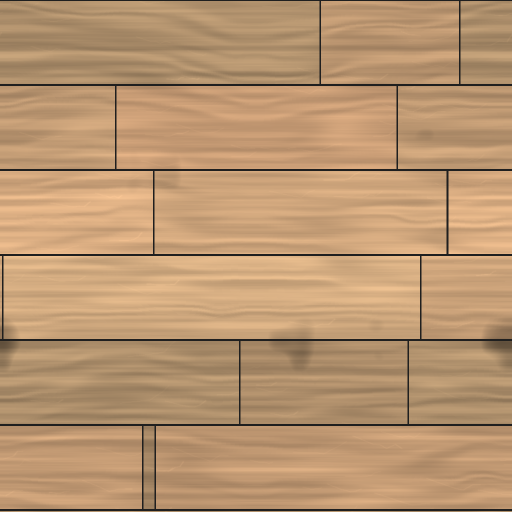
#> input picture art/props/source/NH_Boards_color.png, 1024 x 1024 px, given in place of NH_Iron_color.png, which was not available (shown at 1/2 size)
$ python make_belltower.py
#> lines starting #> are read from the running program, lines starting #| are printed output that depends on the picture
### art/ui/hud/make_health_pbr.py
"""PBR health bar for the KitHud (Nightmare Highschool), baked to images.

Roblox UI can't light textures live, so each piece is lit here once: a height field and material mask are
built in 2D, normals come from the height plus the school's seamless PBR detail normals (art/props/source),
and every pixel is shaded with GGX specular + Lambert diffuse from albedo / roughness / metalness maps,
a warm key light from the top-left, a cool fill, a candle rim from below and a simple environment
reflection for the metals. Ambient occlusion comes from the height field.

Pieces (art/ui/hud/out/health_v2/):
  frame.png   2400x200  the whole bar frame for a 600x50 bar (12:1): hammered iron bands with scratched-brass
                        beads and rivets, pointed gothic end pieces with a brass spike and a crimson gem, brass
                        collars where the orb sits. The window (where the fill shows) is transparent.
  fill.png     768x144  the fill tile (192:36, tiles horizontally): greyscale blood-glass with veins, bubbles
                        and a glassy highlight. The HUD tints it (crimson; other colours for other states).
  orb_ring.png 512x512  the orb's ring: brass with a raised bead, rivets and four quatrefoil studs
  orb_glass.png 512x512 the orb's glass: a glossy greyscale sphere (tinted by the HUD)
  preview.png           the pieces assembled over a dark backdrop

  python make_health_pbr.py
"""
from pathlib import Path

import numpy as np
from PIL import Image, ImageDraw
from scipy import ndimage

HERE = Path(__file__).resolve().parent
SRC = HERE.parents[1] / "props" / "source"
OUT = HERE / "out" / "health_v2"
OUT.mkdir(parents=True, exist_ok=True)


# ---------------------------------------------------------------- material maps
def load_map(name, kind, size, period):
    """A seamless map resampled so one repeat spans `period` px, tiled over `size` (w, h)."""
#> called with name = 'Iron', kind = 'color', size = (640, 640), period = 320
    im = Image.open(SRC / f"NH_{name}_{kind}.png").convert("RGB").resize((period, period), Image.LANCZOS)
    a = np.array(im, np.float32) / 255.0
    w, h = size
    reps = (h // period + 1, w // period + 1, 1)
    return np.tile(a, reps)[:h, :w]
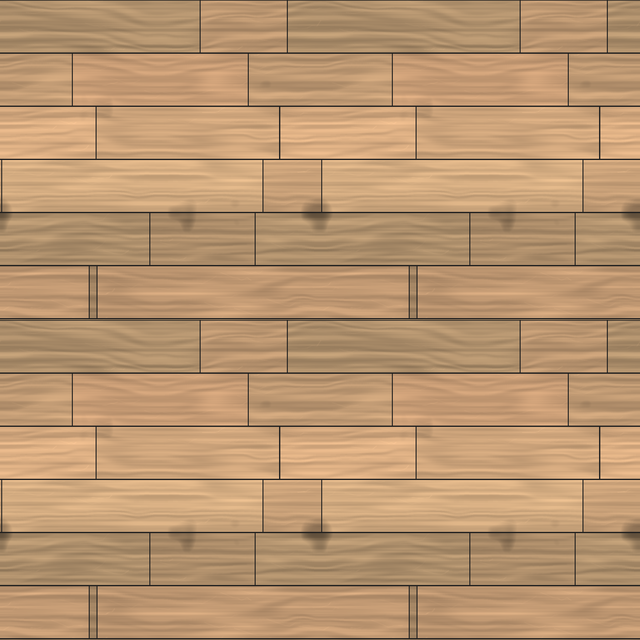
#> returned value: shape (640, 640, 3) float32; mean of channels 0, 1, 2 0.73, 0.588, 0.442; drawn as R, G, B


def srgb_to_lin(c):
    return np.where(c <= 0.04045, c / 12.92, ((c + 0.055) / 1.055) ** 2.4)
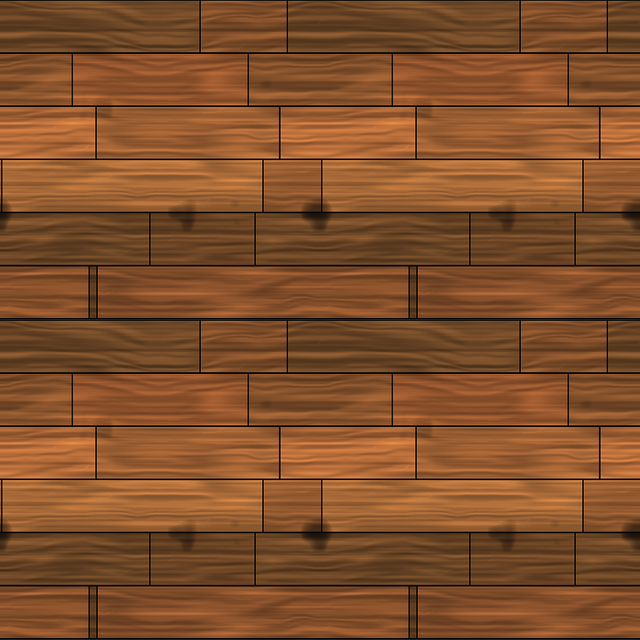
#> returned value: shape (640, 640, 3) float32; mean of channels 0, 1, 2 0.511, 0.315, 0.169; drawn as R, G, B


def lin_to_srgb(c):
    c = np.clip(c, 0, 1)
    return np.where(c <= 0.0031308, c * 12.92, 1.055 * c ** (1 / 2.4) - 0.055)


def material(name, size, period, tint=(1, 1, 1), rough_mul=1.0, rough_add=0.0, metal=None):
    col = srgb_to_lin(load_map(name, "color", size, period)) * np.array(tint, np.float32)
    nrm = load_map(name, "normal", size, period) * 2 - 1
#> call 2 of load_map, with name = 'Iron', kind = 'normal', size = (640, 640), period = 320
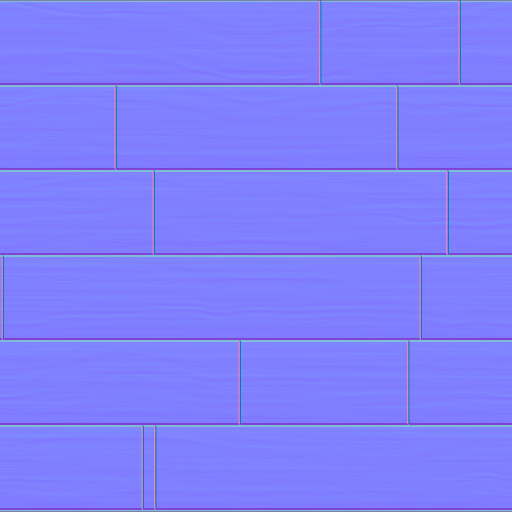
#> input picture art/props/source/NH_Boards_normal.png, 1024 x 1024 px, given in place of NH_Iron_normal.png, which was not available (shown at 1/2 size)
#> in load_map (call 2), `im = Image.open(SRC / f"NH_{name}_{kind}.png").convert("RGB").resize((..`:
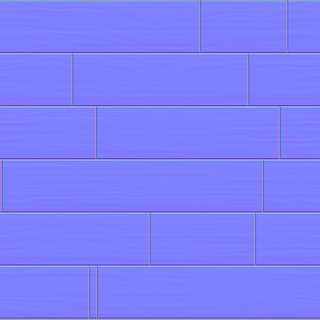
#> im: PIL image 320x320 RGB; mean R, G, B 127.5, 127.6, 251.9
#> in load_map (call 2), `return np.tile(a, reps)[:h, :w]`:
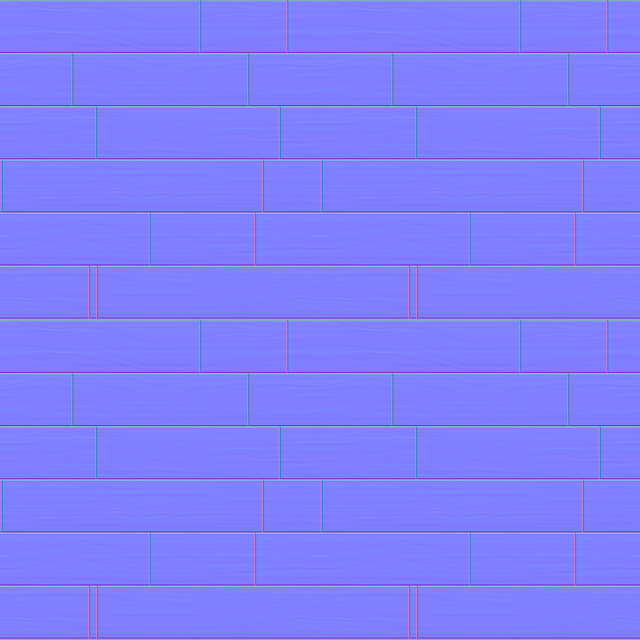
#> returned value: shape (640, 640, 3) float32; mean of channels 0, 1, 2 0.5, 0.501, 0.988; drawn as R, G, B
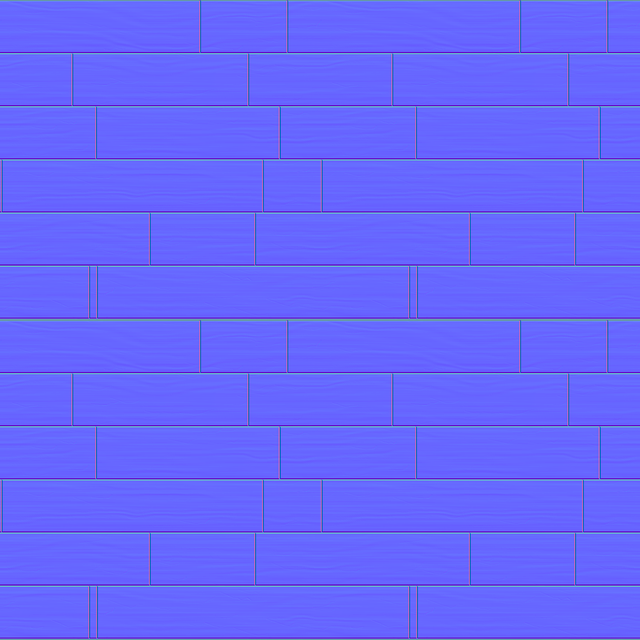
#> nrm: shape (640, 640, 3) float32; mean of channels 0, 1, 2 -3.61e-05, 0.00113, 0.975; drawn with min black and max white
    rough = np.clip(load_map(name, "rough", size, period)[..., 0] * rough_mul + rough_add, 0.04, 1)
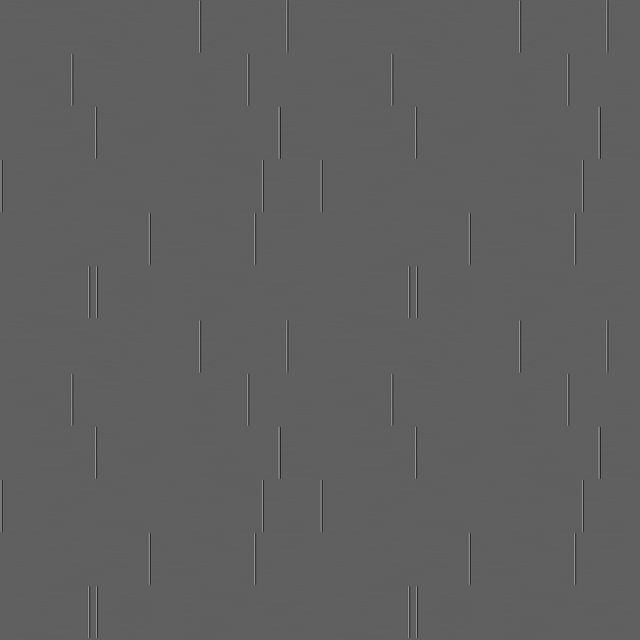
#> rough: shape (640, 640) float32; min 0.132, max 0.603, mean 0.375
    met = load_map(name, "metal", size, period)[..., 0] if metal is None else np.full(size[::-1], metal, np.float32)
    return col, nrm, rough, met


# ---------------------------------------------------------------- shading
def normalize(v):
    return v / (np.linalg.norm(v, axis=-1, keepdims=True) + 1e-8)


LIGHTS = [  # direction to the light (x right, y DOWN, z toward the viewer), colour, intensity
    (normalize(np.array([-0.55, -0.65, 0.55])), np.array([1.0, 0.9, 0.78]), 3.4),
    (normalize(np.array([0.6, 0.35, 0.7])), np.array([0.55, 0.62, 0.9]), 0.7),
    (normalize(np.array([0.0, 0.95, 0.3])), np.array([1.0, 0.55, 0.28]), 0.8),
]


# [40 lines left out: functions shade, normals_from, not called in this run]


def ao_from(Hf, sigma, k):
    blur = ndimage.gaussian_filter(Hf, sigma)
    return np.clip(1 - np.clip(blur - Hf, 0, None) * k, 0.35, 1)


def dome(mask_dist, r):
    t = np.clip(mask_dist / r, 0, 1)
    return np.sqrt(1 - (1 - t) ** 2)


# [237 lines left out: functions save, polymask, frame, periodic_noise, fill, orb_ring and 2 more, not called in this run]


# [5 lines that do not run on import are left out]

### art/ui/hud/make_belltower.py
"""The Bell Tower: concept art for the notoriety (Bells), clock, discipline and quest HUD (Nightmare Highschool).

Design: docs/superpowers/specs/2026-11-20-notoriety-timetable-discipline-ui-design.md (direction A).
Baked with the same PBR shader as the Thornrose health bar (make_health_pbr.py): height field -> normals plus the
school's seamless detail maps (art/props/source), GGX + Lambert, warm key, cool fill, candle rim, AO.

Pieces (art/ui/hud/out/belltower/), all original:
  Dial.png          640x640  cast-brass day dial; the rim is today's timetable (crimson enamel class periods, brass
                             breaks, a blackened-iron curfew band with stars); a window for the moon icon
  DialHand.png      640x640  the brass hand (points up; rotated in game)
  BellHollow.png    256x256  a bell that isn't sure who you are (blackened iron, brass lip)
  BellTarnished.png 256x256  a partial description (verdigris brass)
  BellLit.png       256x256  seen (hot polished brass with a candle glow at the mouth)
  BellGlow.png      256x256  greyscale halo behind a lit bell
  BellRail.png     1400x220  the forged arm the five bells hang from, with a wall plate and scroll
  Note*.png         200x200  witness-note tokens: Face, Outfit, Form, Clique, Weapon, Companion
  Seal.png          256x256  greyscale wax conduct seal (tinted per level in game); SealBroken.png for Suspension
  Slip.png          420x150  a detention slip (paper, red rule, brass eyelet); text is live
  LeadCard.png     1000x300  the parchment lead card in its brass hinge clip, with a crimson ribbon
  PipEmpty / PipFang 96x96   quest progress pips
  TowerPlate.png    600x200  blackened-iron plate with a brass bead (9-slice, centre 60..540 x 60..140)
  Candle.png        128x192  a search-ring candle for the map (and direction C's candelabra)
  Seal<Level>.png            Seal tinted per level, for the mockups only

  python make_belltower.py
"""
import math
from pathlib import Path

import numpy as np
from PIL import Image, ImageDraw
from scipy import ndimage

import make_health_pbr as P

HERE = Path(__file__).resolve().parent
OUT = HERE / "out" / "belltower"
OUT.mkdir(parents=True, exist_ok=True)


# [5 lines left out: function save, not called in this run]


def dist(m):
    return ndimage.distance_transform_edt(m > 0.5).astype(np.float32)


def soft(m, s=0.8):
    return np.clip(ndimage.gaussian_filter(m, s), 0, 1)


def mats(W, H, period=256):
    iron = P.material("Iron", (W, H), period, tint=(0.24, 0.23, 0.26), rough_mul=0.75)
    brass = P.material("Brass", (W, H), period, tint=(1.0, 0.84, 0.58), rough_mul=0.62, rough_add=-0.06)
    return iron, brass


def mix(a, b, m):
    m = m[..., None] if a.ndim == 3 else m
    return a * (1 - m) + b * m


# [20 lines left out: functions line_mask, arc_mask, not called in this run]


# ---------------------------------------------------------------- the dial
SEGMENTS = [  # (start h, end h, kind) from Config.SchoolSchedule.Segments
    (0, 6, "curfew"), (6, 7.5, "plain"), (7.5, 8, "plain"),
    (8, 8 + 20 / 60, "class"), (8 + 20 / 60, 9, "class"), (9, 9 + 5 / 60, "brass"),
    (9 + 5 / 60, 9.75, "class"), (9.75, 10, "brass"), (10, 10 + 40 / 60, "class"),
    (10 + 40 / 60, 10.75, "brass"), (10.75, 11 + 25 / 60, "class"), (11 + 25 / 60, 12, "brass"),
    (12, 17, "plain"), (17, 21, "plain"), (21, 22, "plain"), (22, 24, "curfew"),
]


def hour_angle(h):
    return (h / 24.0) * 360 + 180  # midnight at the bottom, noon at the top


def dial():
    S = 640
    c = S / 2
    YY, XX = np.mgrid[0:S, 0:S].astype(np.float32)
    R = np.hypot(XX - c, YY - c)
    A = (np.degrees(np.arctan2(XX - c, -(YY - c))) + 360) % 360
    iron, brass = mats(S, S, 320)
    Hf = np.zeros((S, S), np.float32)
    # outer bezel: knurled brass
    bezel = soft(((R >= 292) & (R <= 316)).astype(np.float32))
    knurl = 0.5 + 0.5 * np.cos(np.radians(A) * 120)
    Hf = np.maximum(Hf, bezel * (0.55 + 0.35 * P.dome(dist(bezel), 9) + 0.05 * knurl))
    # timetable channel (recessed) with enamel arcs
    chan = soft(((R >= 250) & (R < 292)).astype(np.float32))
    Hf = np.maximum(Hf, chan * 0.32)
    cls = np.zeros((S, S), np.float32)
    brs = np.zeros((S, S), np.float32)
    cur = np.zeros((S, S), np.float32)
    for h0, h1, kind in SEGMENTS:
        a0, a1 = hour_angle(h0), hour_angle(h1)
        if kind == "class":
            cls = np.maximum(cls, arc_mask((S, S), c, c, 256, 287, a0 + 0.45, a1 - 0.45))
        elif kind == "brass":
            brs = np.maximum(brs, arc_mask((S, S), c, c, 258, 285, a0 + 0.2, a1 - 0.2))
        elif kind == "curfew":
            cur = np.maximum(cur, arc_mask((S, S), c, c, 254, 289, a0, a1))
    Hf = np.maximum(Hf, cls * (0.42 + 0.06 * P.dome(dist(cls), 5)))
    Hf = np.maximum(Hf, brs * (0.5 + 0.1 * P.dome(dist(brs), 4)))
    Hf = np.maximum(Hf, cur * 0.4)
    # stars punched into the curfew band
    rng = np.random.default_rng(11)
    stars = []
    for _ in range(60):
        hh = rng.uniform(22.1, 29.9) % 24
        rr = rng.uniform(260, 283)
        ang = math.radians(hour_angle(hh))
        x, y = c + rr * math.sin(ang), c - rr * math.cos(ang)
        s = rng.choice([1.4, 1.8, 2.4])
        stars.append((x - s, y - s, x + s, y + s))
    star = P.polymask((S, S), [], stars) * cur
    # hour ring: brass with 24 ticks
    ring = soft(((R >= 236) & (R < 250)).astype(np.float32))
    Hf = np.maximum(Hf, ring * (0.6 + 0.2 * P.dome(dist(ring), 5)))
    ticks = []
    for i in range(24):
        ang = math.radians(hour_angle(i))
        big = i % 6 == 0
        r0, r1 = (206, 236) if big else (220, 236)
        wdt = 4.2 if big else 2.2
        ux, uy = math.sin(ang), -math.cos(ang)
        px, py = -uy, ux
        ticks.append([(c + ux * r0 + px * wdt, c + uy * r0 + py * wdt), (c + ux * r1 + px * wdt, c + uy * r1 + py * wdt),
                      (c + ux * r1 - px * wdt, c + uy * r1 - py * wdt), (c + ux * r0 - px * wdt, c + uy * r0 - py * wdt)])
    # lozenge markers at 0/6/12/18
    for i in (0, 6, 12, 18):
        ang = math.radians(hour_angle(i))
        ux, uy = math.sin(ang), -math.cos(ang)
        px, py = -uy, ux
        m0, m1 = 182, 204
        mid = (m0 + m1) / 2
        ticks.append([(c + ux * m0, c + uy * m0), (c + ux * mid + px * 7, c + uy * mid + py * 7),
                      (c + ux * m1, c + uy * m1), (c + ux * mid - px * 7, c + uy * mid - py * 7)])
    tick = P.polymask((S, S), ticks)
    # a raised sun at noon (top) and a crescent at midnight (bottom) on the face
    sx, sy = c, c - 160
    rays = []
    for k in range(12):
        a = k * math.pi / 6
        ux, uy = math.cos(a), math.sin(a)
        px, py = -uy, ux
        rays.append([(sx + ux * 17 + px * 3, sy + uy * 17 + py * 3), (sx + ux * 26, sy + uy * 26),
                     (sx + ux * 17 - px * 3, sy + uy * 17 - py * 3)])
    sun = np.clip(P.polymask((S, S), rays, [(sx - 13, sy - 13, sx + 13, sy + 13)]), 0, 1)
    mx, my = c, c + 160
    cres = np.clip(P.polymask((S, S), [], [(mx - 16, my - 16, mx + 16, my + 16)])
                   - P.polymask((S, S), [], [(mx - 9, my - 20, mx + 19, my + 10)]), 0, 1)
    emblem = np.clip(sun + cres, 0, 1) * (R < 236)
    # face: blued iron with an engraved star chart
    face = soft((R < 236).astype(np.float32))
    Hf = np.maximum(Hf, face * 0.25)
    Hf = np.maximum(Hf, tick * (0.5 + 0.15 * P.dome(dist(tick), 3)))
    Hf = np.maximum(Hf, emblem * (0.42 + 0.15 * P.dome(dist(emblem), 4)))
    eng = np.zeros((S, S), np.float32)
    for rr in (128, 170):
        eng = np.maximum(eng, np.exp(-((R - rr) / 0.9) ** 2))
    # constellation: dots joined by fine lines
    pts = [(c + 140 * math.sin(math.radians(a)), c - 140 * math.cos(math.radians(a)) * 0.92) for a in (300, 322, 338, 352)]
    pts2 = [(c + 150 * math.sin(math.radians(a)), c - 150 * math.cos(math.radians(a))) for a in (40, 58, 70, 84, 98)]
    lines = line_mask((S, S), [pts, pts2], 1.2)
    dots = P.polymask((S, S), [], [(x - 3, y - 3, x + 3, y + 3) for x, y in pts + pts2])
    eng = np.clip(eng + lines * 0.8, 0, 1) * face * (R > 112)
    Hf -= eng * 0.05
    Hf = np.maximum(Hf, dots * face * 0.32)
    # moon window: brass bead, transparent centre
    bead = soft(((R >= 96) & (R <= 112)).astype(np.float32))
    Hf = np.maximum(Hf, bead * (0.55 + 0.35 * P.dome(dist(bead), 6)))
    hole = soft((R < 96).astype(np.float32), 0.6)
    # four rivets on the bezel
    riv = P.polymask((S, S), [], [(c + 304 * math.sin(math.radians(a)) - 6, c - 304 * math.cos(math.radians(a)) - 6,
                                   c + 304 * math.sin(math.radians(a)) + 6, c - 304 * math.cos(math.radians(a)) + 6)
                                  for a in (45, 135, 225, 315)])
    Hf = np.maximum(Hf, riv * (0.95 + 0.2 * P.dome(dist(riv), 5)))
    dents = ndimage.gaussian_filter(rng.standard_normal((S, S)), 2.5)
    Hf -= np.clip(dents, 0, None) * 0.03 * face
    # materials
    is_brass = np.clip(bezel + brs + ring + tick + bead + riv + dots * face + emblem, 0, 1)
    enamel = cls
    albedo = mix(iron[0] * 0.75, brass[0], is_brass)
    albedo = mix(albedo, np.array([0.30, 0.012, 0.025]), enamel)            # crimson enamel
    albedo = mix(albedo, np.array([0.012, 0.012, 0.018]), cur * (1 - star))  # blackened iron
    albedo = mix(albedo, np.array([0.9, 0.82, 0.62]), star)                 # silvered stars
    albedo = mix(albedo, np.array([0.035, 0.04, 0.06]), face * (1 - is_brass) * (1 - eng))  # blued face
    albedo = mix(albedo, np.array([0.55, 0.45, 0.3]), eng * 0.6)            # brass-filled engraving
    rough = mix(iron[2], brass[2], is_brass)
    rough = mix(rough, 0.12, enamel)
    rough = mix(rough, 0.55, cur)
    metal = mix(np.full((S, S), 0.85, np.float32), np.ones((S, S), np.float32), is_brass)
    metal = mix(metal, 0.0, enamel)
    detail = mix(iron[1], brass[1], is_brass)
    N = P.normals_from(Hf, 30.0, detail, 0.25)
    ao = P.ao_from(Hf, 5, 2.4)
    rgb = P.shade(albedo, N, rough, metal, ao)
    alpha = np.clip(soft((R <= 317).astype(np.float32)) - hole, 0, 1)
    save(rgb, alpha, "Dial.png")

    # the hand
    Hh = np.zeros((S, S), np.float32)
    shaft = P.polymask((S, S), [[(c - 5, c + 20), (c - 2.5, c - 232), (c, c - 268), (c + 2.5, c - 232), (c + 5, c + 20)]])
    lozenge = P.polymask((S, S), [[(c, c - 252), (c + 12, c - 222), (c, c - 196), (c - 12, c - 222)]])
    lhole = P.polymask((S, S), [[(c, c - 240), (c + 5, c - 222), (c, c - 206), (c - 5, c - 222)]])
    crescent = np.clip(P.polymask((S, S), [], [(c - 26, c + 22, c + 26, c + 74)]) -
                       P.polymask((S, S), [], [(c - 22, c + 14, c + 22, c + 58)]), 0, 1)
    boss = P.polymask((S, S), [], [(c - 16, c - 16, c + 16, c + 16)])
    hand = np.clip(shaft + lozenge - lhole + crescent + boss, 0, 1)
    Hh = np.maximum(Hh, hand * (0.5 + 0.4 * P.dome(dist(hand), 4)))
    Hh = np.maximum(Hh, boss * (0.9 + 0.3 * P.dome(dist(boss), 9)))
    alb = brass[0] * 1.05
    N = P.normals_from(Hh, 28.0, brass[1], 0.2)
    rgb = P.shade(alb, N, brass[2] * 0.8, np.ones((S, S), np.float32), P.ao_from(Hh, 3, 2))
    sh = ndimage.shift(ndimage.gaussian_filter(hand, 4), (6, 5)) * 0.55
    rgb = rgb * hand[..., None]
    alpha = np.clip(hand + sh * (1 - hand), 0, 1)
    rgb = rgb / np.maximum(alpha[..., None], 1e-3) * hand[..., None]
    save(rgb, alpha, "DialHand.png")


# ---------------------------------------------------------------- bells
BELL_PROFILE = [(44, 22), (52, 40), (62, 54), (78, 62), (104, 65), (140, 69), (166, 76), (188, 88), (204, 99),
                (214, 104), (220, 101), (224, 94)]


# [255 lines left out: functions bell, bell_glow, rail, _icon, note, seal and 1 more, not called in this run]


# ---------------------------------------------------------------- paper pieces
def paper_tex(W, H, period=300, tint=(1.0, 0.93, 0.78)):
    return P.material("Paper", (W, H), period, tint=tint, rough_mul=1.0, metal=0.0)


# [180 lines left out: functions deckle, slip, lead_card, pips, tower_plate, candle and 1 more, not called in this run]


R1_PIECES = ["Dial", "DialHand", "TowerPlate", "Seal", "SealBroken", "Slip", "LeadCard", "PipEmpty", "PipFang"]


# [6 lines left out: function export_r1, not called in this run]


R2_PIECES = ["BellHollow", "BellTarnished", "BellLit", "BellGlow", "BellRail"]


# [6 lines left out: function export_r2, not called in this run]


if __name__ == "__main__":
#> (the run stopped early here; a loop or call above may not have finished)
